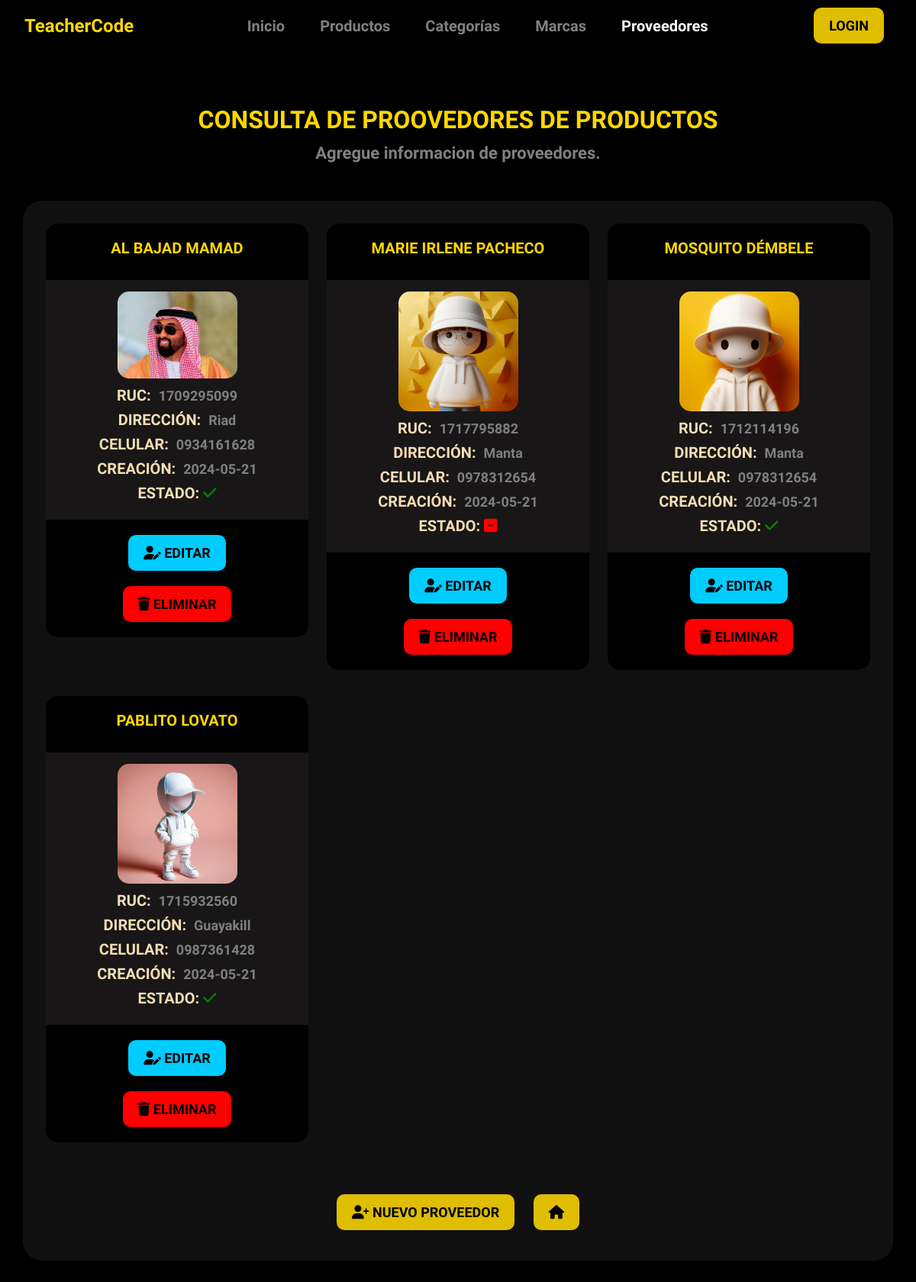
Page /supplier_list/ on the committed database.
### core/models.py (models this page shows, shortened)
class Supplier(models.Model):
    name = models.CharField(max_length=100)
    ruc = models.CharField(max_length=13)  # RUC tiene 13 dígitos en Ecuador
    address = models.CharField(max_length=200)
    phone = models.CharField(max_length=10)
    user = models.ForeignKey(User, on_delete=models.CASCADE)
    created = models.DateTimeField(auto_now_add=True)
    updated = models.DateTimeField(auto_now=True)
    state = models.BooleanField('Estado', default=True)
    image = models.ImageField(upload_to='suppliers/', blank=True, null=True)
    class Meta:
        verbose_name = 'Proveedor'
        verbose_name_plural = 'Proveedores'
        ordering = ['name']
        indexes = [models.Index(fields=['name'])]

### core/views.py (the view)
# urls.py: path('supplier_list/', views.supplier_List,name='supplier_list'),
def supplier_List(request):
    data = {"title1": "Proveedores", "title2": "Consulta De Proovedores De Productos"}
    suppliers = Supplier.objects.all() # select * from Product
    data["suppliers"]=suppliers
    return render(request,"core/suppliers/list.html",data)

### templates/core/suppliers/list.html (shortened to what this page needs)
{% extends 'base.html' %}
{% block content %}
{% load static %}
<section id="home-modulos" class="mt-4 d-flex justify-content-center align-items-center">
    <div class="container text-center">
        <div class="row">
            <div class="col-lg-12">
                <div class="module-head">
                    <h2 class="title text-center">{{ title2 }}</h2>
                    <p>Agregue informacion de proveedores. </p>
                </div>
            </div>
            <div class="module-cards">
                <div class="row">
                    {% for item in suppliers %}
                    <div class="col-md-4 mb-4">
                        <div class="card card-custom">
                            <div class="card-header">
                                <h2 class="card-title">{{ item.name }}</h2>
                            </div>
                            <div class="card-body">
                                <img src="{% if item.image %}{{ item.image.url }}{% else %}{% static 'img/default_person.png' %}{% endif %}" alt="Persona"><br>
                                <h3>RUC: <span class="info">{{ item.ruc }}</span></h3>
                                <h3>Dirección: <span class="info">{{ item.address }}</span></h3>
                                <h3>Celular: <span class="info">{{ item.phone }}</span></h3>
                                <h3>Creación: <span class="info">{{ item.created | date:"Y-m-d" }}</span></h3>
                                <h3>
                                    Estado:
                                    {% if item.state %}
                                    <i class="fa-solid fa-check" style="color: green;"></i>
                                    {% else %}
                                    <i class="fa-solid fa-square-minus" style="color: red;"></i>
                                    {% endif %}
                                </h3>
                            </div>
                            <div class="card-footer">
                                <a href="{% url 'core:supplier_update' item.id %}" class="btn btn-update"><i class="fa-solid fa-user-pen"></i> Editar</a>
                                <a href="#" class="btn btn-cancel" onclick="confirmDelete({{ item.id }})"><i class="fa-solid fa-trash"></i> Eliminar</a>
                            </div>
                        </div>
                    </div>
                    {% endfor %}
                </div>
                <div class="form-group text-center mt-4">
                    <a class="btn btn-details" href="{% url 'core:supplier_create' %}"><i class="fa-solid fa-user-plus"></i> Nuevo proveedor </a>
                    <a class="btn btn-details" href="{% url 'home' %}"><i class="fa-solid fa-house"></i></a>
                </div>
            </div>
        </div>
    </div>
</section>
<body>
</body>
{% endblock content %}

### static/css/main.css (style rules this page uses)
:root { --title: gold; --subtitle: gray; --content: #111010; --save: rgb(223, 189, 0); --save-hover: rgb(59, 59, 57); --cancel: rgb(255, 0, 0); --cancel-hover: rgb(128, 0, 0); --update: rgb(0, 204, 255); --update-hover: rgb(0, 102, 128); --color-1: rgb(59, 59, 57); --card-header-footer: rgb(94, 91, 91); --labels: wheat; }
body { background-color: black; color: #fff; font-family: "Ubuntu Sans", sans-serif; font-optical-sizing: auto; font-weight: 500; font-style: normal; margin: 0; font-size: 18px; }
.btn-details, .btn-cancel, .btn-update { margin: 10px; border-radius: 10px; padding: 10px 20px; font-size: 18px; font-weight: 600; text-transform: uppercase; transition: transform 0.3s; margin-top: 10px; margin-bottom: 10px; margin-left: 10px; color: black; border: none; }
.btn-details { background-color: var(--save); }
.btn-cancel { background-color: var(--cancel); }
.btn-update { background-color: var(--update); }
#home-modulos { padding: 60px 0 100px 0; }
.module-head { padding: 30px; }
.module-head h2 { text-transform: uppercase; color: var(--title); font-weight: 800; font-size: 32px; }
.module-head p { color: var(--subtitle); font-weight: 600; font-size: 22px; }
.module-cards { background-color: var(--content); border-radius: 25px; padding: 30px; width: auto; margin: 0 auto; box-shadow: 0 4px 8px rgba(0, 0, 0, 0.1); max-width: 1200px; }
.card { margin-bottom: 10px; transition: transform 0.3s, box-shadow 0.3s; border: none; border-radius: 15px; overflow: hidden; background-color: #333; }
.card-header, .card-footer { border: none; background-color: black; padding: 10px 15px; width: 100%; text-align: center; font-weight: bold; }
.card-body { background-color: rgb(24, 22, 22); padding: 15px; width: 100%; }
.module-cards { width: 100%; line-height: 1.6; }
.module-cards h2 { color: var(--title); text-transform: uppercase; font-weight: 800; font-size: 20px; padding: 10px; margin: 0 0 10px 0; }
.module-cards h3 { color: var(--labels); text-transform: uppercase; font-weight: 800; font-size: 20px; }
h3 .info { color: var(--subtitle); margin-left: 5px; text-transform: capitalize; font-size: 18px; }
.module-cards img { width: 50%; border-radius: 15px; margin: 0 auto 10px; }

### rows in the picture
Supplier: name "AL BAJAD MAMAD", image (picture), ruc "1709295099", address "Riad", phone "0934161628", created "2024-05-21", state True (drawn)
Supplier: name "MARIE IRLENE PACHECO", image (picture), ruc "1717795882", address "Manta", phone "0978312654", created "2024-05-21", state False (drawn)
Supplier: name "MOSQUITO DÉMBELE", ruc "1712114196", address "Manta", phone "0978312654", created "2024-05-21", state True (drawn)
Supplier: name "PABLITO LOVATO", image (picture), ruc "1715932560", address "Guayakill", phone "0987361428", created "2024-05-21", state True (drawn)

### other values in the picture
{{ title2 }} "CONSULTA DE PROOVEDORES DE PRODUCTOS"
